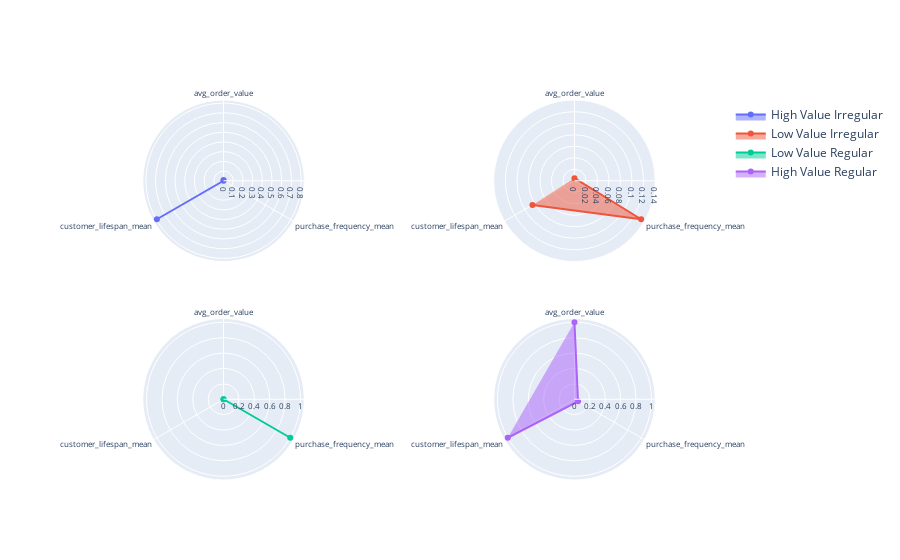

Here is the notebook cell this chart was saved with:
### Markdown cell above
### 3.Segment Characteristics

### Code cell
segment_chars = customer_segments.groupby('Segment').agg({
  'avg_order_value': 'mean',
  'purchase_frequency_mean': 'mean',
  'customer_lifespan_mean': 'mean'
}).round(2)

segment_chars_norm = (segment_chars - segment_chars.min()) / (segment_chars.max() - segment_chars.min())

figure = make_subplots(rows=2, cols=2, specs=[[{'type': 'polar'}, {'type': 'polar'}], [{'type': 'polar'}, {'type': 'polar'}]])


figure.add_trace(
  go.Scatterpolar(
    r=segment_chars_norm.iloc[0].values,
    theta=segment_chars_norm.columns.to_list(),
    name="High Value Irregular",
    fill='toself'
  ),
  row=1, col=1
)

figure.add_trace(
  go.Scatterpolar(
    r=segment_chars_norm.iloc[1].values,
    theta=segment_chars_norm.columns.to_list(),
    name='Low Value Irregular',
    fill='toself'
  ),
  row=1, col=2
)

figure.add_trace(
  go.Scatterpolar(
    r=segment_chars_norm.iloc[2].values,
    theta=segment_chars_norm.columns.to_list(),
    name="Low Value Regular",
    fill='toself'
  ),
  row=2, col=1
)

figure.add_trace(
  go.Scatterpolar(
    r=segment_chars_norm.iloc[3].values,
    theta=segment_chars_norm.columns.to_list(),
    name="High Value Regular",
    fill='toself'
  ),
  row=2, col=2
)

figure.update_layout(
  polar = dict(
      radialaxis_tickfont_size = 8,
      angularaxis = dict(
        tickfont_size = 8,
        rotation = 90,
        direction = "clockwise"
      )
    ),
    polar2 = dict(
      radialaxis_tickfont_size = 8,
      angularaxis = dict(
        tickfont_size = 8,
        rotation = 90,
        direction = "clockwise"
      )
    ),
    polar3 = dict(
      radialaxis_tickfont_size = 8,
      angularaxis = dict(
        tickfont_size = 8,
        rotation = 90,
        direction = "clockwise"
      )
    ),
    polar4 = dict(
      radialaxis_tickfont_size = 8,
      angularaxis = dict(
        tickfont_size = 8,
        rotation = 90,
        direction = "clockwise"
      )
    )
)

figure.show()

### Figure 1 — Plotly figure (JSON) as saved in the notebook; plotly's stock layout.template omitted (floating-point values rounded to 4 significant figures)
{"data": [{"fill": "toself", "name": "High Value Irregular", "r": [0.008916, 0, 0.7935], "subplot": "polar", "theta": ["avg_order_value", "purchase_frequency_mean", "customer_lifespan_mean"], "type": "scatterpolar"}, {"fill": "toself", "name": "Low Value Irregular", "r": [0.004565, 0.1339, 0.08438], "subplot": "polar2", "theta": ["avg_order_value", "purchase_frequency_mean", "customer_lifespan_mean"], "type": "scatterpolar"}, {"fill": "toself", "name": "Low Value Regular", "r": [0, 1, 0], "subplot": "polar3", "theta": ["avg_order_value", "purchase_frequency_mean", "customer_lifespan_mean"], "type": "scatterpolar"}, {"fill": "toself", "name": "High Value Regular", "r": [1, 0.05404, 1], "subplot": "polar4", "theta": ["avg_order_value", "purchase_frequency_mean", "customer_lifespan_mean"], "type": "scatterpolar"}], "layout": {"polar": {"angularaxis": {"direction": "clockwise", "rotation": 90, "tickfont": {"size": 8}}, "domain": {"x": [0, 0.45], "y": [0.575, 1]}, "radialaxis": {"tickfont": {"size": 8}}}, "polar2": {"angularaxis": {"direction": "clockwise", "rotation": 90, "tickfont": {"size": 8}}, "domain": {"x": [0.55, 1], "y": [0.575, 1]}, "radialaxis": {"tickfont": {"size": 8}}}, "polar3": {"angularaxis": {"direction": "clockwise", "rotation": 90, "tickfont": {"size": 8}}, "domain": {"x": [0, 0.45], "y": [0, 0.425]}, "radialaxis": {"tickfont": {"size": 8}}}, "polar4": {"angularaxis": {"direction": "clockwise", "rotation": 90, "tickfont": {"size": 8}}, "domain": {"x": [0.55, 1], "y": [0, 0.425]}, "radialaxis": {"tickfont": {"size": 8}}}}}
